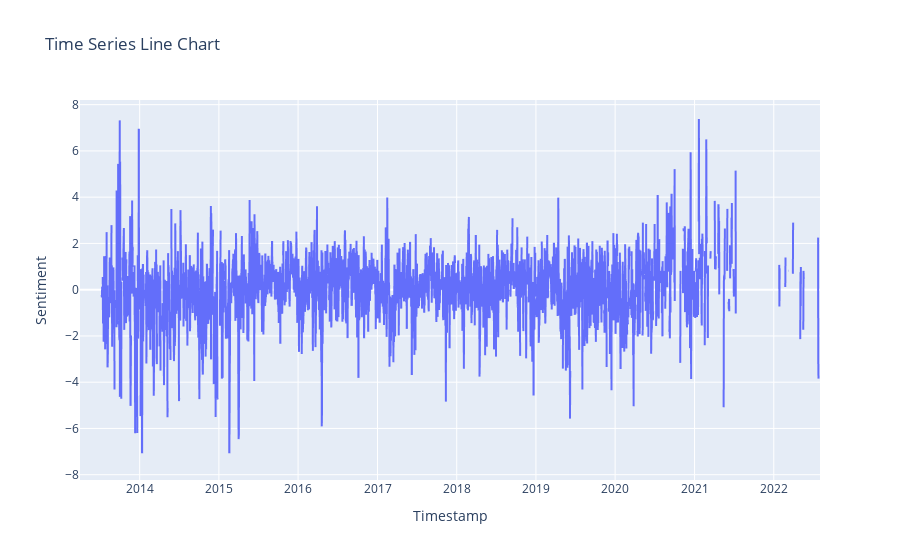

Notebook cell for this chart:
### Code cell
test = df_sent[df_sent['Ticker'] == 'S']

lineSent = px.line(test, x=test.index, y="Sentiment",
                   title='Time Series Line Chart')
lineSent.show()

### Figure 1 — Plotly figure (JSON) as saved in the notebook; plotly's stock layout.template omitted (floating-point values rounded to 4 significant figures; data arrays with more than 128 entries replaced by an {"elided": "..."} marker saying what was removed)
{"data": [{"hovertemplate": "Timestamp=%{x}<br>Sentiment=%{y}<extra></extra>", "legendgroup": "", "line": {"color": "#636efa", "dash": "solid"}, "marker": {"symbol": "circle"}, "mode": "lines", "name": "", "showlegend": false, "type": "scattergl", "x": {"elided": "3411 str values"}, "xaxis": "x", "y": {"elided": "3411 float values"}, "yaxis": "y"}], "layout": {"legend": {"tracegroupgap": 0}, "title": {"text": "Time Series Line Chart"}, "xaxis": {"anchor": "y", "domain": [0, 1], "title": {"text": "Timestamp"}}, "yaxis": {"anchor": "x", "domain": [0, 1], "title": {"text": "Sentiment"}}}}
